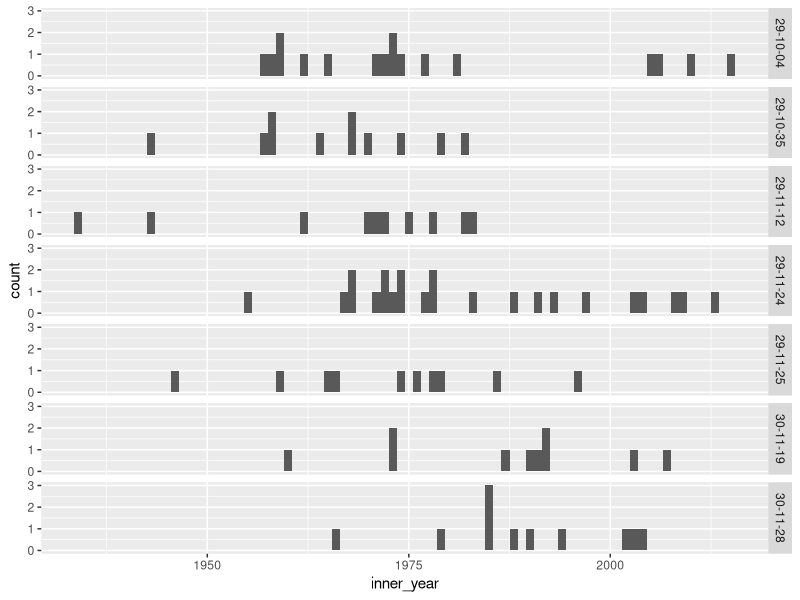

R code for this plot:

library(ggplot2)

setwd("D:/ellis/research/Taos/BLM_RGDN_monument/GLO/data/sage_dendro")

dat<-read.csv("sage_age.csv")

p<-ggplot(dat, aes(x=inner_year)) + 
  geom_histogram(binwidth=1)+
  facet_grid(section ~ .)

ggsave("fake_sage_age_hist.png", p, device = png)
